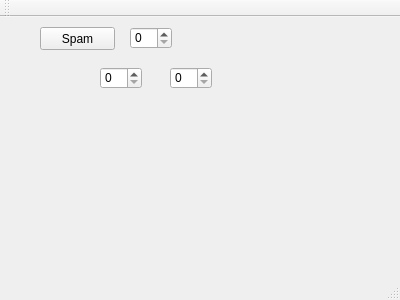
<?xml version="1.0" encoding="UTF-8"?>
<ui version="4.0">
 <class>SpammerWindow</class>
 <widget class="QMainWindow" name="SpammerWindow">
  <property name="geometry">
   <rect>
    <x>0</x>
    <y>0</y>
    <width>400</width>
    <height>300</height>
   </rect>
  </property>
  <property name="windowTitle">
   <string>SpammerWindow</string>
  </property>
  <widget class="QWidget" name="centralWidget">
   <widget class="QPushButton" name="buttonSpam">
    <property name="geometry">
     <rect>
      <x>40</x>
      <y>10</y>
      <width>75</width>
      <height>23</height>
     </rect>
    </property>
    <property name="text">
     <string>Spam</string>
    </property>
    <property name="checkable">
     <bool>true</bool>
    </property>
   </widget>
   <widget class="QSpinBox" name="spinSent">
    <property name="geometry">
     <rect>
      <x>100</x>
      <y>50</y>
      <width>42</width>
      <height>22</height>
     </rect>
    </property>
    <property name="maximum">
     <number>99999</number>
    </property>
   </widget>
   <widget class="QSpinBox" name="spinReply">
    <property name="geometry">
     <rect>
      <x>170</x>
      <y>50</y>
      <width>42</width>
      <height>22</height>
     </rect>
    </property>
    <property name="maximum">
     <number>99999</number>
    </property>
   </widget>
   <widget class="QSpinBox" name="spinTrig">
    <property name="geometry">
     <rect>
      <x>130</x>
      <y>10</y>
      <width>42</width>
      <height>22</height>
     </rect>
    </property>
    <property name="maximum">
     <number>99999</number>
    </property>
   </widget>
  </widget>
  <widget class="QMenuBar" name="menuBar">
   <property name="geometry">
    <rect>
     <x>0</x>
     <y>0</y>
     <width>400</width>
     <height>21</height>
    </rect>
   </property>
  </widget>
  <widget class="QToolBar" name="mainToolBar">
   <attribute name="toolBarArea">
    <enum>TopToolBarArea</enum>
   </attribute>
   <attribute name="toolBarBreak">
    <bool>false</bool>
   </attribute>
  </widget>
  <widget class="QStatusBar" name="statusBar"/>
 </widget>
 <layoutdefault spacing="6" margin="11"/>
 <resources/>
 <connections/>
</ui>
